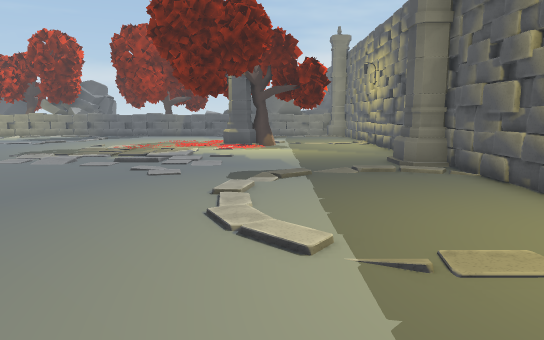
[1] (above)

17 first-person views from a walk through a Unity game level. The camera is 1.4 m above the floor, tilts 8° down and sees 70° across. The floor is counted in squares, 1 m on a side. Each view is taken from the middle of a square. On the plan, view 1 faces up. The plan holds only what a view shows up to about 16 squares ahead; the rest is blank. The place goes on beyond the plan. The player character is not drawn. Some animated figures are not drawn.

[2]
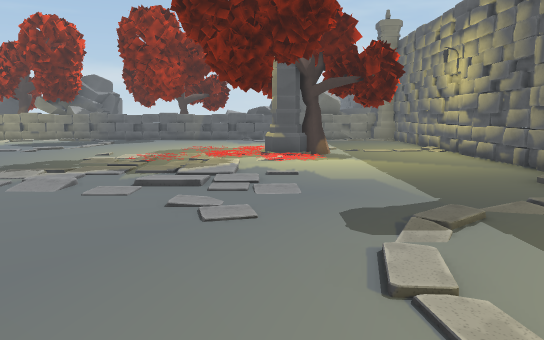

[3]
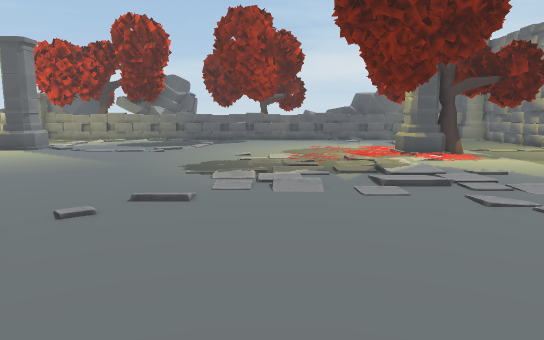

[4]
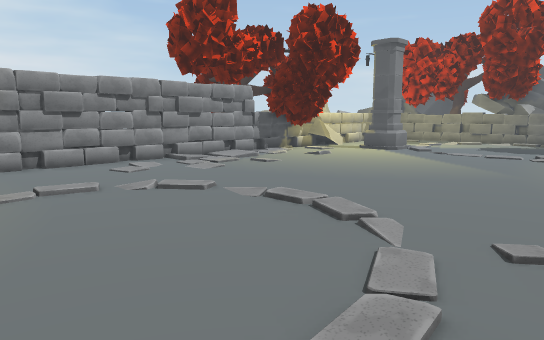

[5]
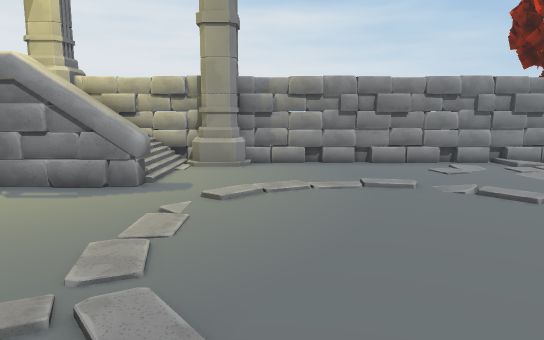

[6]
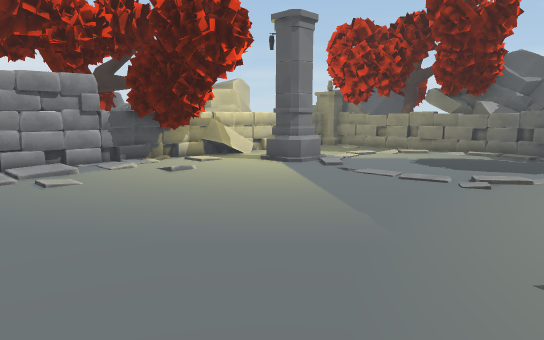

[7]
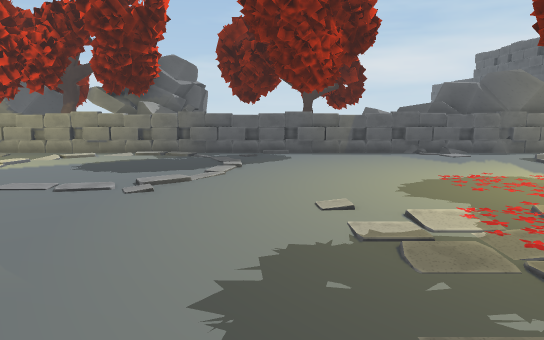

[8]
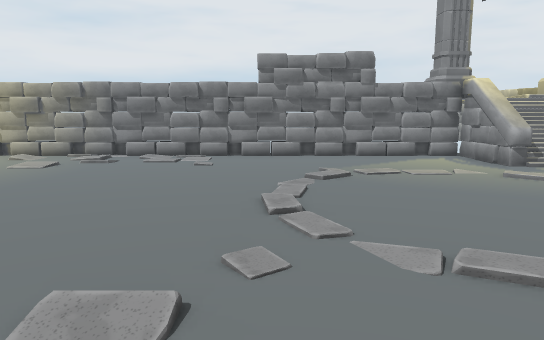

[9]
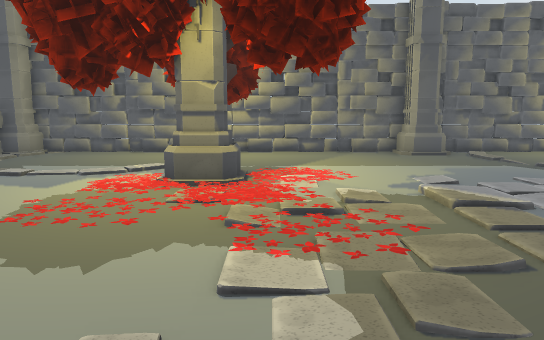

[10]
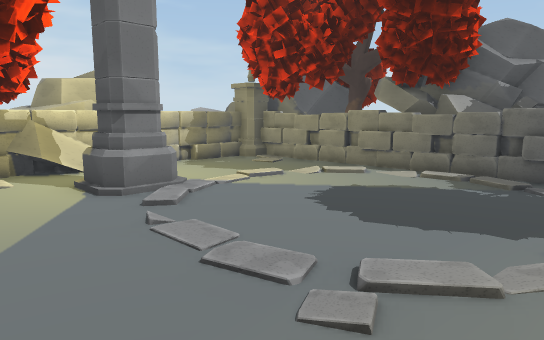

[11]
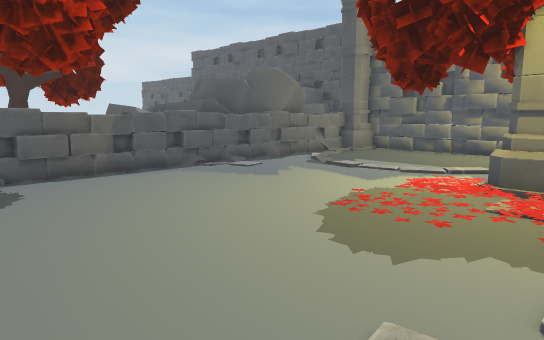

[12]
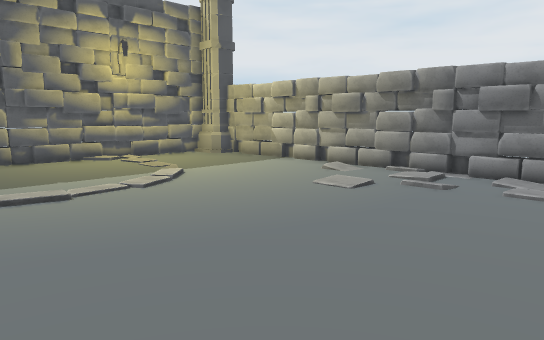

[13]
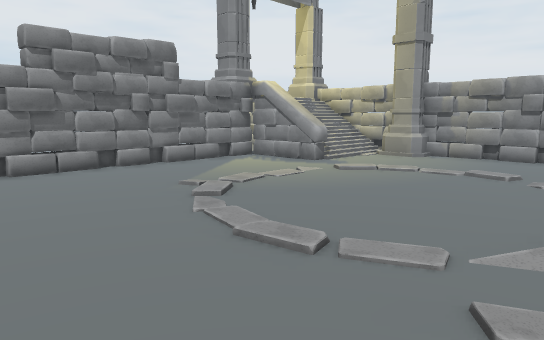

[14]
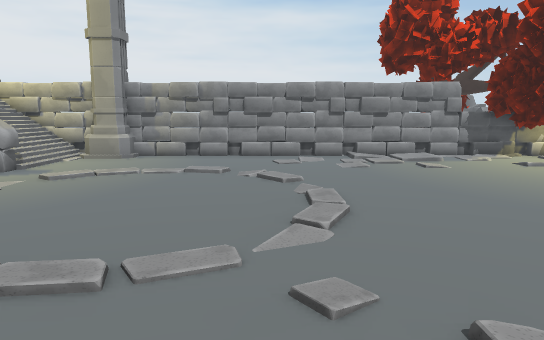

[15]
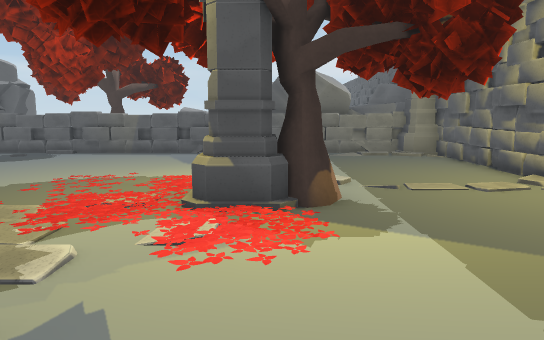

[16]
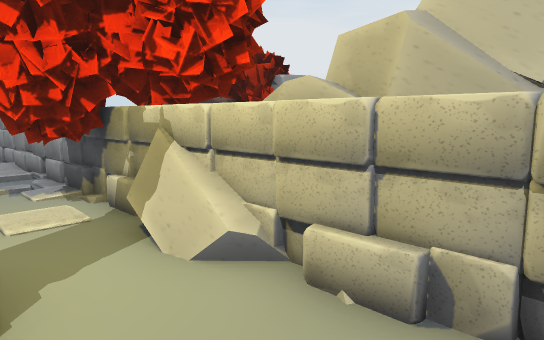

[17]
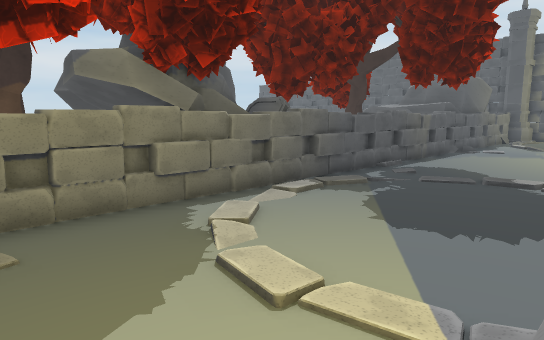

### Floor plan
Points are (right, up) in squares from view 1. A wall is a line through its corners. A room is listed if a view was taken in it or the views show most of it. See-through windows are left out.
Room 1 (views 1, 2, 3, 4, 5, 6, 7, 8, 9, 10, 11, 12, 13, 14, 15, 16, 17)
walls: (4.9, 11.9) (4.9, 26.1); (-16.5, 2.5) (-16.5, -0.5) (4, -0.5); (-20.1, 19.6) (-20.7, 18.9); (-16.8, 2.1) (-16.4, 1.4); (-11.5, 26.6) (-13.5, 26.6); (-20.4, 20) (-20.3, 19.4); (-14.4, 26.6) (-20, 26.6); (-1.9, 27.1) (-2.9, 27.3); (-20.6, 3) (-20.6, -0.4); (-21.6, 21.7) (-21.2, 21); (0.4, 26.8) (-0.1, 26.9); (-21.7, 21.6) (-21.3, 20.8); (2, 27.2) (0.1, 26.7) (-2.9, 27.5); (-20.6, 1) (-18.9, 1); (-21, 1.4) (-18.5, 1.4); (-19.8, -0.1) (-18.1, -0.1); (-19.6, -0.3) (-18.4, -0.3); (-20.5, 0.4) (-17.9, 0.4); (-20.5, 0.3) (-17.9, 0.3); (-20.5, 0.1) (-17.9, 0.1); (-20.6, 26.1) (-20.6, 3.9); (4.1, 26.6) (-10.6, 26.6); (4.9, -0.1) (4.9, 11.1); (-19.6, 27.7) (-20.6, 27.4)
low walls: (-8, 26.7) (-8.5, 26.7); (-9.4, 26.7) (-10, 26.7); (-17.1, 2.5) (-16.5, 2.5); (-5.2, 26.7) (-6, 26.7); (-17, 2.2) (-16.5, 2.2); (-12, 26.7) (-12.6, 26.7); (-4, 26.7) (-4.5, 26.7); (-20.3, 20.7) (-20.1, 19.6); (-20.6, 21.3) (-20.3, 21); (-20.6, 21.5) (-20.2, 21.1) (-19.9, 19.5); (-1.4, 26.7) (-2, 26.7); (-16, 26.7) (-16.5, 26.7); (-18.4, 1) (-17.9, 1); (-18.5, 0.8) (-17.9, 0.8); (-18.6, 0.6) (-17.9, 0.6); (-17.4, 26.7) (-18, 26.7); (-20.4, 1.8) (-19.5, 1.8); (-20.5, 1.6) (-19.5, 1.6); (-20.5, 1.2) (-18.6, 1.2); (2.6, 26.7) (2, 26.6); (-20.5, 0.8) (-18.8, 0.8); (-20.5, 0.6) (-18.9, 0.6); (3.8, 26.6) (2.5, 26.4); (4, 26.7) (3.5, 26.7)
objects: tree (-21, 16) to (-19, 18); pillar (-20, 3) to (-20, 4); pillar (-20, 26); tree (-19, 26); pillar (-18, 20) to (-17, 21); tree (-3, 16); pillar (-2, 18) to (-1, 19); tree (0, 18) to (2, 19); pillar (4, 0); pillar (4, 11) to (4, 12); pillar (4, 26)

Where each view was taken, in squares from view 1:
view 1: 0 up, 0 right, facing up
view 2: 4 up, 2 left, facing up
view 3: 4 up, 7 left, facing up
view 4: 5 up, 9 left, facing up-left
view 5: 5 up, 9 left, facing left
view 6: 11 up, 9 left, facing up-left
view 7: 12 up, 9 left, facing up
view 8: 13 up, 10 left, facing down
view 9: 17 up, 10 left, facing right
view 10: 17 up, 10 left, facing up-left
view 11: 17 up, 10 left, facing up-right
view 12: 9 up, 8 left, facing down-right
view 13: 10 up, 7 left, facing down-left
view 14: 9 up, 7 left, facing left
view 15: 12 up, 1 left, facing up
view 16: 24 up, 18 left, facing down-left
view 17: 21 up, 19 left, facing up-right
